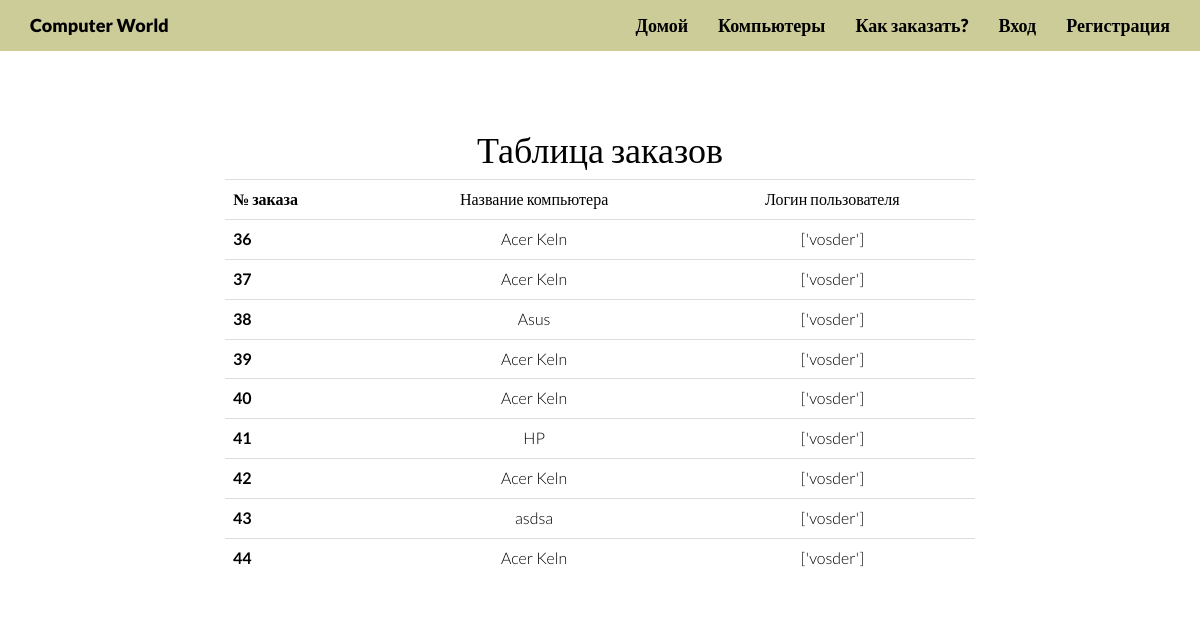
/orders/, run on an earlier commit of the app's database.
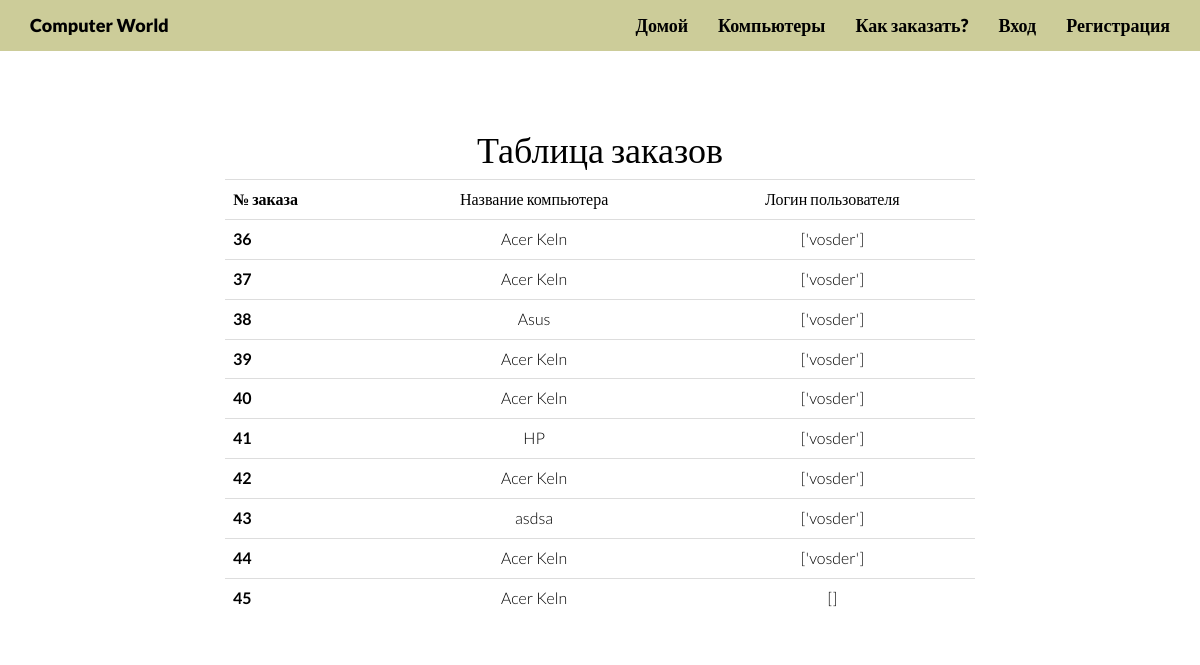
And on a later commit of the database.
### app/models.py (models this page shows)
class Order(models.Model):
    id_order = models.AutoField(primary_key=True, verbose_name='ID Заказа')
    id_comp = models.ForeignKey(Computer, on_delete=models.CASCADE, verbose_name='Название компьютера')
    id_user = models.ManyToManyField(User, verbose_name='ID Пользователя')
    def get_users(self):
        return [u.username for u in self.id_user.all()]
    get_users.short_description = 'Заказы пользователей'
    class Meta:
        verbose_name_plural = "Заказы"
        verbose_name = "Заказ"

class Computer(models.Model):
    id_computer = models.AutoField(primary_key=True)
    name_computer = models.CharField(max_length=100, verbose_name='Компьютер')
    model_computer = models.CharField(max_length=100, verbose_name='Модель')
    company_computer = models.CharField(max_length=100, verbose_name='Производитель')
    price_computer = models.IntegerField(verbose_name='Цена')
    characteristics_computer = models.TextField(verbose_name='Характеристики')
    photo_computer = models.ImageField(null=True, blank=True, verbose_name='Фото')
    def __str__(self):
        return self.name_computer
    class Meta:
        verbose_name_plural = "Компьютеры"
        verbose_name = "Компьютер"

### app/views.py (the view)
# urls.py: url(r'^orders/', OrdersView.as_view(), name="orders"),
class OrdersView(ListView):
    model = Order
    template_name = 'orders.html'
    def get_context_data(self, **kwargs):
        context = super().get_context_data(**kwargs)
        print(Order.objects.all().first().get_users)
        return context

### templates/orders.html
{% extends 'base.html' %}
{% block body1 %}
    <div id="header1">
        <div class="container">
            <div class="row centered">
                <div class="col-lg-8 col-lg-offset-2">
                    <h1><br>Таблица заказов<br></h1>
                <table class="table table-hover table-inverse">
                <tr>
                    <th>№ заказа</th>
                    <td>Название компьютера</td>
                    <td>Логин пользователя</td>
                </tr>
                    {% for Order in object_list %}
                    <tr>
                        <th scope="row">{{ Order.id_order }}</th>
                        <td> {{ Order.id_comp }} </td>
                        <td>{{ Order.get_users }}</td>
                    </tr>
                    {% endfor %}
                </table>
                </div>
            </div>
        </div>
    </div>
{% endblock %}

What changed in the data, as far as the page shows it:
added Order: id_order "45", id_comp "Acer Keln", get_users "[]"
